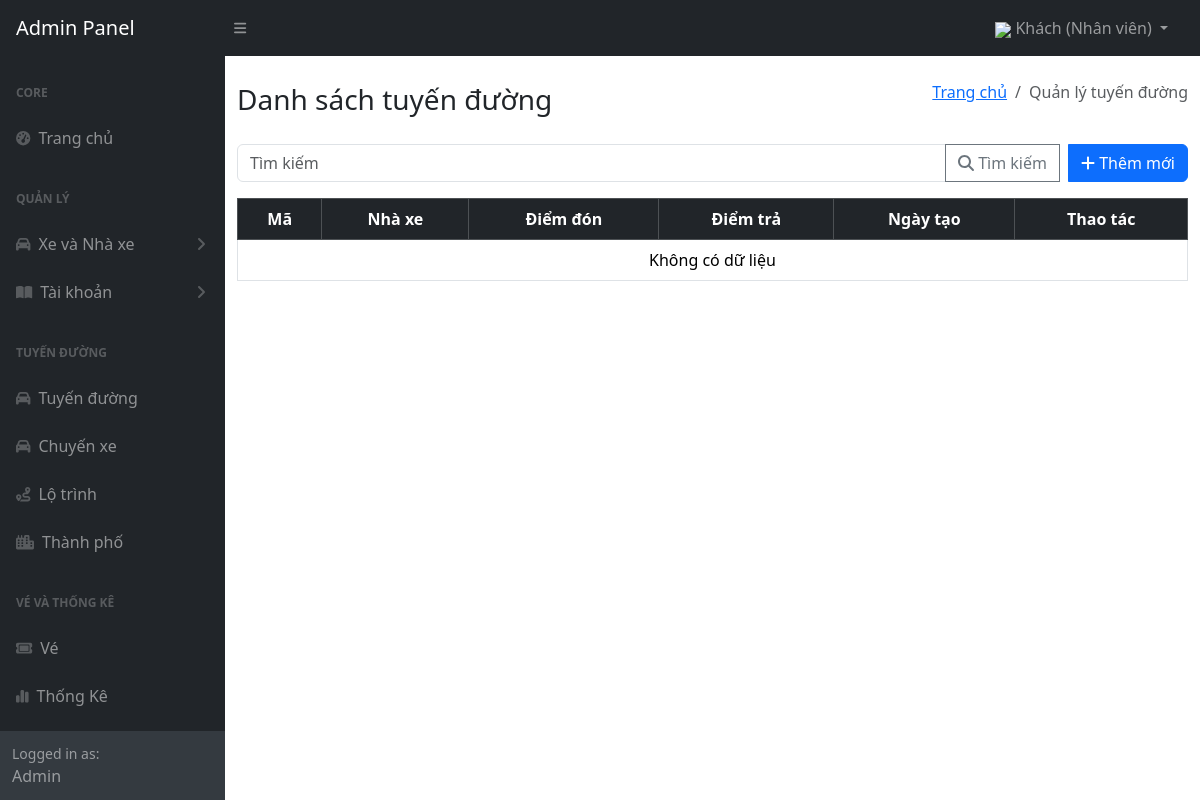
Page /admin/views/route.php on the earlier database version.
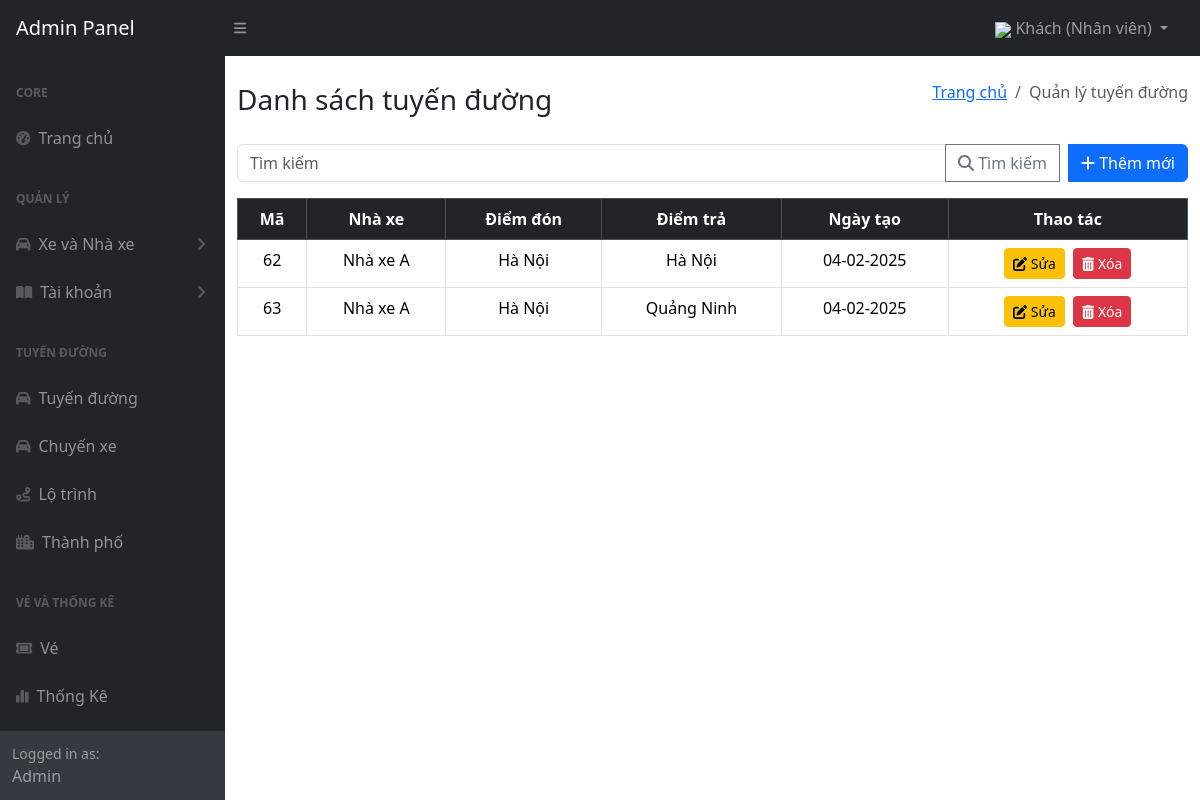
Same page on the later database version.
### tables this page shows
CREATE TABLE `route` (
  `id_route` int(11) NOT NULL,
  `id_c_house` int(11) NOT NULL,
  `id_city_from` int(11) NOT NULL,
  `id_city_to` int(11) NOT NULL,
  `date` date NOT NULL DEFAULT curdate(),
  `price` decimal(10,0) NOT NULL
);

CREATE TABLE `car_house` (
  `id_c_house` int(11) NOT NULL,
  `name_c_house` varchar(255) NOT NULL,
  `address` varchar(255) NOT NULL,
  `phone` int(11) NOT NULL,
  `email` varchar(255) NOT NULL
);

CREATE TABLE `city` (
  `id_city` int(11) NOT NULL,
  `city_name` varchar(255) NOT NULL
);

### admin/module/formart.php (called while the page is built, shortened)
<?php
function formatDay($date)
{
    $timestamp = strtotime($date);
    return date('d-m-Y', $timestamp);
}
?>

### admin/views/route.php (the view, shortened to what this page needs)
<?php include_once 'navbar.php'; ?>
<?php include_once 'slidebar.php'; ?>
<?php include '../module/formart.php'; ?>
<?php
$db = new Database();
$conn = $db->connectBee();
?>
<!DOCTYPE html>
<html lang="en">
<head>
    <link href="https://cdn.jsdelivr.net/npm/bootstrap@5.3.1/dist/css/bootstrap.min.css" rel="stylesheet">
    <link href="https://cdnjs.cloudflare.com/ajax/libs/font-awesome/6.0.0-beta3/css/all.min.css" rel="stylesheet">
</head>
<body>
    <div id="layoutSidenav_content">
        <div class="container mt-4">
            <div class="d-flex justify-content-between align-items-center mb-3">
                <h3>Danh sách tuyến đường</h3>
                <ol class="breadcrumb mb-4">
                    <li class="breadcrumb-item"><a href="index.php">Trang chủ</a></li>
                    <li class="breadcrumb-item active">Quản lý tuyến đường</li>
                </ol>
            </div>
            <div class="input-group mb-3">
                <input type="text" class="form-control w-50" id="searchKeyword" placeholder="Tìm kiếm ">
                <button class="btn btn-outline-secondary" id="btnSearch">
                    <i class="fas fa-search"></i> Tìm kiếm
                </button>
                <button class="btn btn-primary ms-2" id="btnAdd" data-bs-toggle="modal" data-bs-target="#addModal">
                    <i class="fas fa-plus"></i> Thêm mới
                </button>
            </div>
            <div class="text-center">
                <table class="table table-bordered table-hover">
                    <thead class="table-dark">
                        <tr>
                            <th>Mã</th>
                            <th>Nhà xe</th>
                            <th>Điểm đón</th>
                            <th>Điểm trả</th>
                            <th>Ngày tạo</th>
                            <th>Thao tác</th>
                        </tr>
                    </thead>
                    <tbody>
                        <?php
                        $query = "
                                SELECT
                                    t.id_route,
                                    ch.name_c_house AS TenNhaXe,
                                    cf.city_name AS DiemDon,
                                    ct.city_name AS DiemTra,
                                    t.date AS Ngay,
                                    t.id_route AS MaChuyenXe
                                FROM
                                    route t
                                JOIN
                                    car_house ch ON t.id_c_house = ch.id_c_house
                                JOIN
                                    city cf ON t.id_city_from = cf.id_city
                                JOIN
                                    city ct ON t.id_city_to = ct.id_city";
                        $stmt = $conn->prepare($query);
                        if ($stmt) {
                            $stmt->execute();
                            $result = $stmt->get_result();
                            if ($result->num_rows > 0) {
                                while ($row = $result->fetch_assoc()) {
                                    echo "<tr>
                                                <td>{$row['MaChuyenXe']}</td>
                                                <td>{$row['TenNhaXe']}</td>
                                                <td>{$row['DiemDon']}</td>
                                                <td>{$row['DiemTra']}</td>
                                                <td>" . formatDay($row['Ngay']) . "</td>
                                                <td>
                                                    <button class='btn btn-warning btn-sm me-1 btnEdit' data-id='{$row['MaChuyenXe']}'><i class='fas fa-edit'></i> Sửa</button>
                                                    <button class='btn btn-danger btn-sm btnDelete' data-id='{$row['MaChuyenXe']}'><i class='fas fa-trash-alt'></i> Xóa</button>
                                                </td>
                                            </tr>";
                                }
                            } else {
                                echo "<tr><td colspan='7' class='text-center'>Không có dữ liệu</td></tr>";
                            }
                        }
                        ?>
                    </tbody>
                </table>
            </div>
        </div>
    </div>
</body>
</html>

### admin/views/navbar.php (shortened to what this page needs)
<!DOCTYPE html>
<html lang="en">
<head>
<link href="https://cdn.jsdelivr.net/npm/simple-datatables@7.1.2/dist/style.min.css" rel="stylesheet" />
<link href="../css/styles.css" rel="stylesheet" />
</head>
<body class="sb-nav-fixed">
<?php
$username = isset($_SESSION['name']) ? $_SESSION['name'] : "Khách";
$usertype = isset($_SESSION['usertype']) && $_SESSION['usertype'] == 1 ? "Admin" : "Nhân viên";
$image = isset($_SESSION['image']) ? $_SESSION['image'] : "default.png";
?>
<nav class="sb-topnav navbar navbar-expand navbar-dark bg-dark ">
    <a class="navbar-brand ps-3" href="index.php">Admin Panel</a>
    <button class="btn btn-link btn-sm order-1 order-lg-0 me-4 me-lg-0" id="sidebarToggle" href="#!"><i class="fas fa-bars"></i></button>
    <ul class="navbar-nav ms-auto ms-md-0 me-3 me-lg-4">
        <li class="nav-item dropdown">
            <a class="nav-link dropdown-toggle" id="navbarDropdown" href="#" role="button" data-bs-toggle="dropdown" aria-expanded="false">
                <img src="<?= $image ?>"  style="">
                <?= htmlspecialchars($username) ?> (<?= htmlspecialchars($usertype) ?>)
            </a>
        </li>
    </ul>
</nav>
</body>
</html>

### admin/views/slidebar.php (shortened to what this page needs)
<div id="layoutSidenav">
            <div id="layoutSidenav_nav">
                <nav class="sb-sidenav accordion sb-sidenav-dark" id="sidenavAccordion">
                    <div class="sb-sidenav-menu">
                        <div class="nav">
                            <div class="sb-sidenav-menu-heading">Core</div>
                            <a class="nav-link" href="index.php">
                                <div class="sb-nav-link-icon"><i class="fas fa-tachometer-alt"></i></div>
                                Trang chủ
                            </a>
                            <div class="sb-sidenav-menu-heading">Quản lý</div>
                            <a class="nav-link collapsed" href="#" data-bs-toggle="collapse" data-bs-target="#collapseLayouts" aria-expanded="false" aria-controls="collapseLayouts">
                                <div class="sb-nav-link-icon"><i class="fa-solid fa-car"></i></div>
                                Xe và Nhà xe
                                <div class="sb-sidenav-collapse-arrow"><i class="fas fa-angle-down"></i></div>
                            </a>
                            <a class="nav-link collapsed" href="#" data-bs-toggle="collapse" data-bs-target="#collapsePages" aria-expanded="false" aria-controls="collapsePages">
                                <div class="sb-nav-link-icon"><i class="fas fa-book-open"></i></div>
                                Tài khoản
                                <div class="sb-sidenav-collapse-arrow"><i class="fas fa-angle-down"></i></div>
                            </a>
                            <div class="sb-sidenav-menu-heading">Tuyến đường</div>
                            <a class="nav-link" href="route.php">
                                <div class="sb-nav-link-icon"><i class="fa-solid fa-car"></i></div>
                                Tuyến đường
                            </a>
                            <a class="nav-link" href="trip.php">
                                <div class="sb-nav-link-icon"><i class="fa-solid fa-car"></i></div>
                                Chuyến xe
                            </a>
                            <a class="nav-link" href="Location.php">
                                <div class="sb-nav-link-icon"><i class="fa-solid fa-route"></i></div>
                                Lộ trình
                            </a>
                            <a class="nav-link" href="city.php">
                                <div class="sb-nav-link-icon"><i class="fa-solid fa-city"></i></div>
                                Thành phố
                            </a>
                            <div class="sb-sidenav-menu-heading">Vé và Thống kê</div>
                            <a class="nav-link" href="ticket.php">
                                <div class="sb-nav-link-icon"><i class="fa-solid fa-ticket"></i></div>
                                Vé
                            </a>
                            <a class="nav-link" href="report.php">
                                <div class="sb-nav-link-icon"><i class="fa-solid fa-chart-simple"></i></div>
                                Thống Kê
                            </a>
                        </div>
                    </div>
                    <div class="sb-sidenav-footer">
                        <div class="small">Logged in as:</div>
                        Admin
                    </div>
                </nav>
            </div>

Differences in the rows shown:
added route: id_route "62", id_c_house.name_c_house "Nhà xe A", id_city_from.city_name "Hà Nội", date "04-02-2025"
added route: id_route "63", id_c_house.name_c_house "Nhà xe A", id_city_from.city_name "Hà Nội", id_city_to.city_name "Quảng Ninh", date "04-02-2025"
Other differences:
text no longer shown: "Không có dữ liệu"
